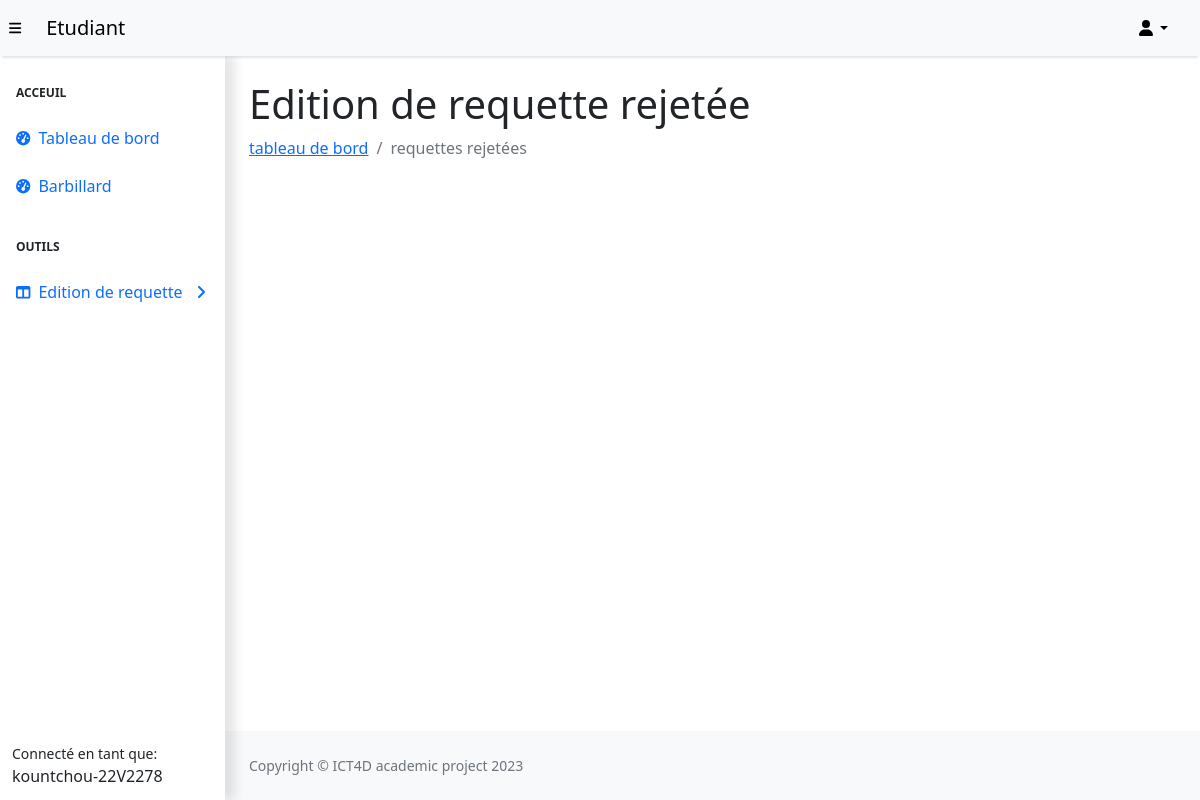
The page /etudiant/trash-req.php (signed in) on the database as committed earlier.
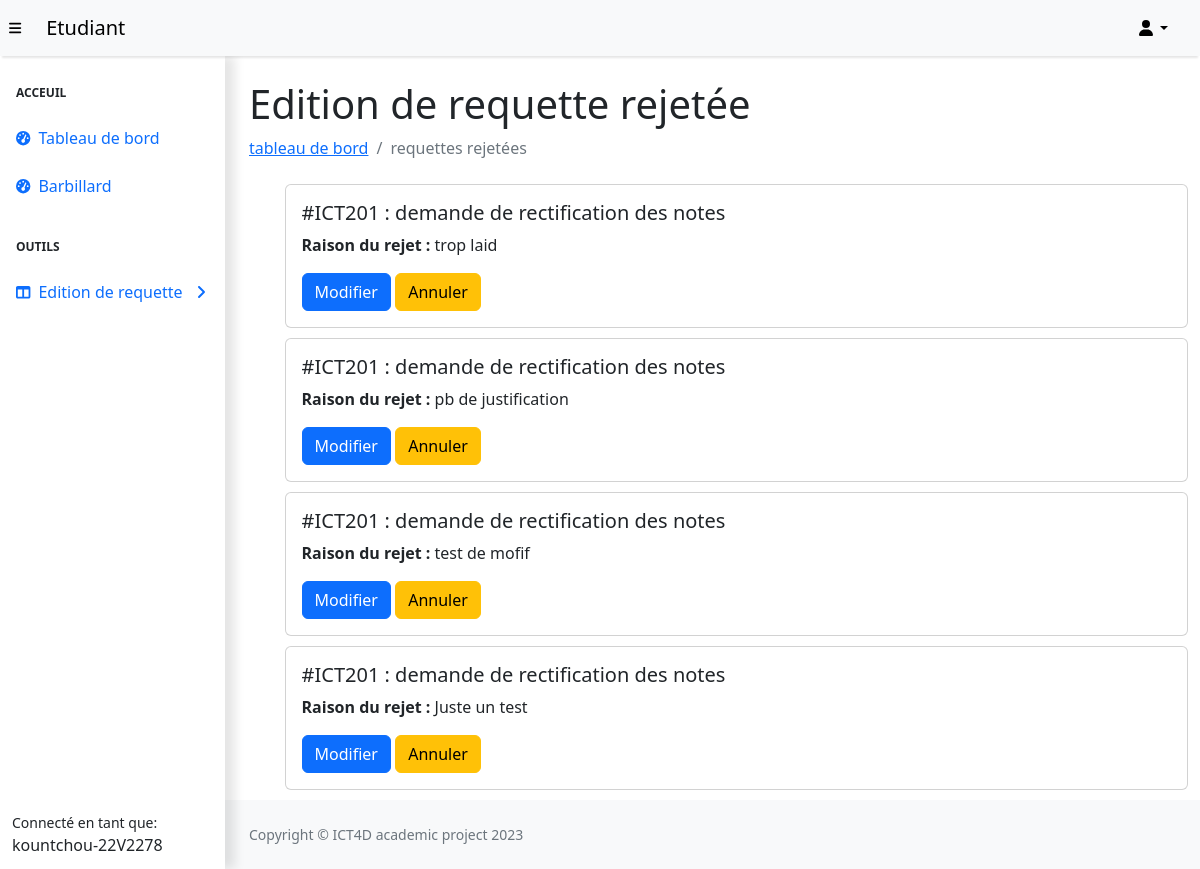
The same page on the database as committed later.
### tables this page shows
CREATE TABLE `requette` (
  `id_Requette` int(11) NOT NULL,
  `objet_Requette` varchar(255) DEFAULT NULL,
  `justificatif_Requette` varchar(255) DEFAULT NULL,
  `corps_Requette` text DEFAULT NULL,
  `id_Etudiant` int(11) DEFAULT NULL,
  `id_enseignant` int(11) DEFAULT NULL,
  `id_UE` int(11) DEFAULT NULL,
  `status` int(11) NOT NULL COMMENT '-1, 0, 1(rejeté, en cours, validé)',
  `date_soumission` date DEFAULT current_timestamp(),
  `raison_rejet` varchar(255) DEFAULT NULL COMMENT 'raison de rejet de la req'
);

CREATE TABLE `ue` (
  `id_UE` int(11) NOT NULL,
  `code_UE` varchar(7) NOT NULL,
  `libelle_UE` varchar(255) DEFAULT NULL,
  `code_niveau` int(11) DEFAULT NULL,
  `id_filiere` int(11) DEFAULT NULL,
  `id_enseignant` int(11) DEFAULT NULL
);

### etudiant/trash-req.php (the view, shortened to what this page needs)
<?php session_start();
        require_once 'functions_include/those.php';
        $stm = $con->prepare("SELECT ue.code_UE, ue.id_UE, r.objet_Requette, r.status, r.date_soumission, id_Requette, raison_rejet from requette r JOIN ue on ue.id_UE = r.id_UE  where r.id_Etudiant = :id_ and r.status=-1");
        $stm->execute(array('id_'=>$_SESSION['user']['id_Etudiant']));
        $rqs = $stm->fetchAll(PDO::FETCH_ASSOC);
?>
<!DOCTYPE html>
<html lang="en">
    <head>
        <link href="css/styles.css" rel="stylesheet" />
    </head>
    <body>
    <?php include_once "templates/fixedNavBar.php";?>
        <div id="layoutSidenav">
            <?php include_once "templates/sideBar.php" ?>
            <div id="layoutSidenav_content">
                <main>
                    <div class="container-fluid px-4">
                        <h1 class="mt-4">Edition de requette rejetée</h1>
                        <ol class="breadcrumb mb-4">
                            <li class="breadcrumb-item"><a href="index.php">tableau de bord</a></li>
                            <li class="breadcrumb-item active">requettes rejetées</li>
                        </ol>
                    </div>
                   <div class="container">
                    <?php
                        $i = 1;
                        foreach ($rqs as $rq) {
                    ?>
                        <form enctype="multipart/form-data" action=""  method="get" >
                            <div class="card d-flex col-md-10" style="width: 100%;">
                                <div class="card-body">
                                    <h5 class="card-title">#<?=$rq['code_UE']?> : <?=$rq['objet_Requette']?></h5>
                                    <p class="card-text "><b>Raison du rejet :</b> <?=$rq['raison_rejet']?></p>
                                    <?=actionDependOnStatus(2,$rq['id_Requette'], $i, $rq['id_UE'], $rq['objet_Requette'])?>
                                    <?=actionDependOnStatus(0,$rq['id_Requette'], $i, $rq['id_UE'], $rq['objet_Requette'])?>
                                </div>
                            </div>
                        </form>
                    <?php
                        $i++;
                        }
                    ?>
                   </div>
                </main>
                <?php include_once "templates/footer.php";?>
            </div>
        </div>
    </body>
</html>

### etudiant/templates/fixedNavBar.php (shortened to what this page needs)
<nav class="sb-topnav navbar navbar-expand navbar-dark bg-light" style="color:black;box-shadow: 0 4px 2px -2px rgba(0, 0, 0, 0.1);">
    <button class="btn btn-link btn-sm order-1 order-lg-0 me-4 me-lg-0" id="sidebarToggle" href="#!" style="color:black;" ><i class="fas fa-bars"></i></button>
            <a class="navbar-brand ps-3" href="index.php" style="color:black;">Etudiant</a>
            <ul class="navbar-nav ms-auto ms-md-0 me-3 me-lg-4">
                <li class="nav-item dropdown">
                    <a class="nav-link dropdown-toggle" id="navbarDropdown" href="#" role="button" data-bs-toggle="dropdown" aria-expanded="false" style="color:black;"><i class="fas fa-user fa-fw"></i></a>
                </li>
            </ul>
        </nav>

### etudiant/templates/sideBar.php (shortened to what this page needs)
<div id="layoutSidenav_nav">
    <nav class="sb-sidenav accordion sb-sidenav-lg navbar-fixed" id="sidenavAccordion" style="box-shadow: 10px 0px 10px 0px rgba(0,0,0,0.1);">
        <div class="sb-sidenav-menu" >
            <div class="nav" >
                <div class="sb-sidenav-menu-heading">Acceuil</div>
                <a class="nav-link" href="index.php">
                    <div class="sb-nav-link-icon"><i class="fas fa-tachometer-alt"></i></div>
                    Tableau de bord
                </a>
                <a class="nav-link" href="barbillard.php">
                    <div class="sb-nav-link-icon"><i class="fas fa-tachometer-alt"></i></div>
                    Barbillard
                </a>
                <div class="sb-sidenav-menu-heading">Outils</div>
                <a class="nav-link collapsed" href="#" data-bs-toggle="collapse" data-bs-target="#collapseLayouts" aria-expanded="false" aria-controls="collapseLayouts">
                    <div class="sb-nav-link-icon"><i class="fas fa-columns"></i></div>
                    Edition de requette
                    <div class="sb-sidenav-collapse-arrow"><i class="fas fa-angle-down"></i></div>
                </a>
            </div>
        </div>
        <div class="sb-sidenav-footer">
            <div class="small">Connecté en tant que:</div>
            <?php
            if (isset($_SESSION['user'])){
                echo $_SESSION['user']['nom'];
                echo "-";
                echo $_SESSION['user']['matricule_Etudiant'];
            }else
                echo "Etudiant- NON AUTORISE";
            ?>
        </div>
    </nav>
</div>

### etudiant/templates/footer.php
<footer class="py-4 bg-light mt-auto footer">
    <div class="container-fluid px-4">
        <div class="d-flex align-items-center justify-content-between small">
            <div class="text-muted">Copyright &copy; ICT4D academic project 2023</div>
        </div>
    </div>
</footer>

### etudiant/functions_include/those.php (shortened to what this page needs)
<?php
    function actionDependOnStatus($st, $id_Requette, $numReq, $id_UE, $objet){
        switch($st){
            case 0 :
                return "<button class=\"btn btn-warning\" onclick='confirmDelete($numReq)'>Annuler</button>";
            case 2:
                return "<a class=\"btn btn-primary\" disable href='modif-req.php?id_rq=$id_Requette&id_ue=$id_UE&obj=$objet'>Modifier</a>";
        }
    }
?>

### etudiant/trash-req.php (style rules this page uses)
form { margin-left: 5%; margin-bottom: 10px; }
.container { display:flex; flex-direction: column-reverse; flex-wrap: wrap; justify-content: space-around; }

Rows that differ between the two databases and show on the page:
added requette: id_UE.code_UE "ICT201", objet_Requette "demande de rectification des notes", raison_rejet "Juste un test"
added requette: id_UE.code_UE "ICT201", objet_Requette "demande de rectification des notes", raison_rejet "test de mofif"
added requette: id_UE.code_UE "ICT201", objet_Requette "demande de rectification des notes", raison_rejet "pb de justification"
added requette: id_UE.code_UE "ICT201", objet_Requette "demande de rectification des notes", raison_rejet "trop laid"
